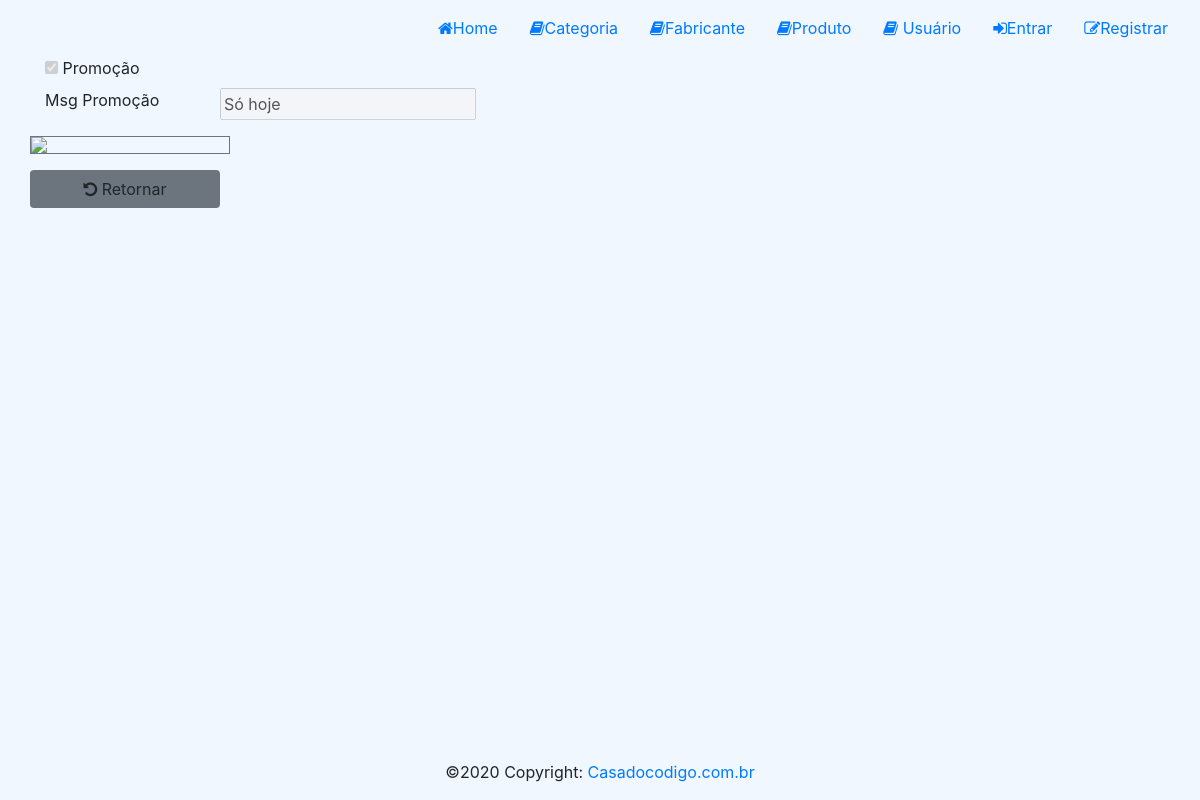
The app's page /produto/details/2, older data.
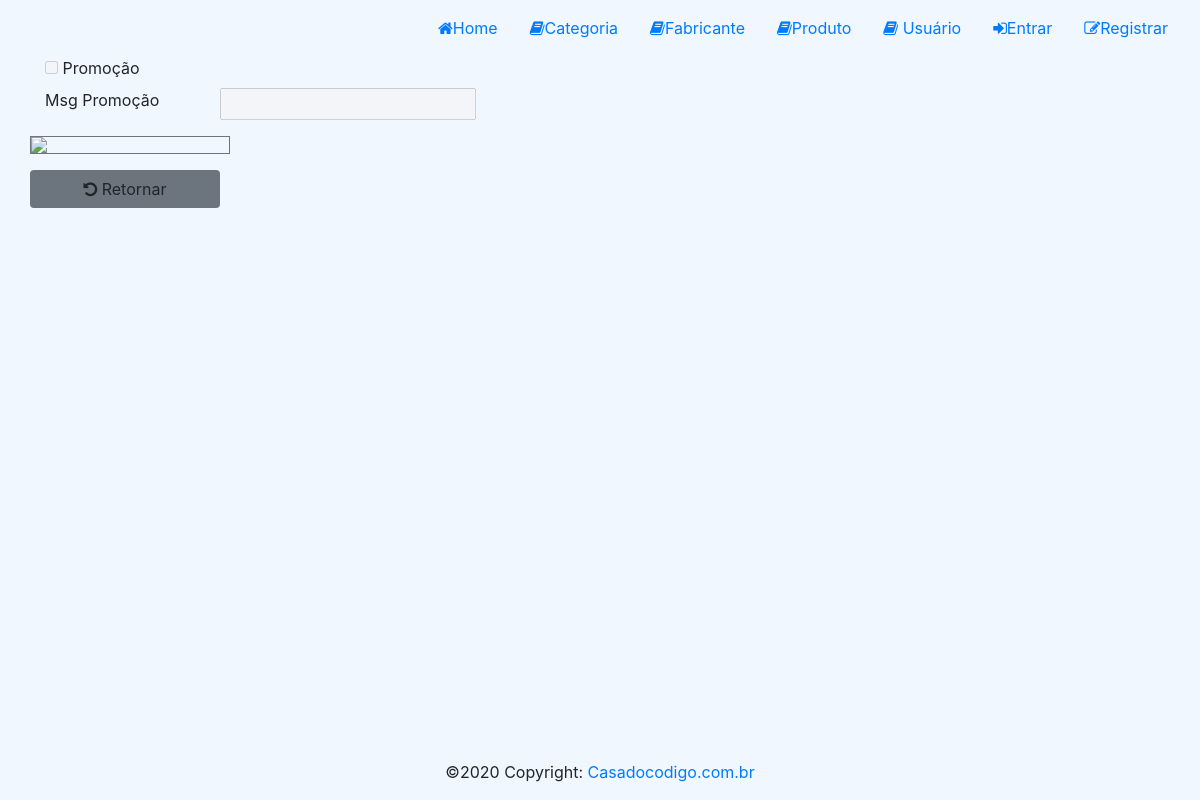
The same page, newer data.
### loja/models/Produto.py (models this page shows)
class Produto(models.Model):
    Produto = models.CharField(null=False, max_length=100)
    destaque = models.BooleanField(default=True)
    promocao = models.BooleanField(default=True)
    msgPromocao = models.CharField(null=True, max_length=100, blank=True)
    preco = models.DecimalField(max_digits=8, decimal_places=2)
    categoria = models.ForeignKey(Categoria, null=True, related_name='categoria', on_delete=models.SET_NULL)
    fabricante = models.ForeignKey(Fabricante, null=True, related_name='fabricante', on_delete=models.SET_NULL)
    criado_em = models.DateTimeField(auto_now_add=True)
    alterado_em = models.DateTimeField(auto_now=True)
    image = models.ImageField(null=True, blank=True)
    def __str__(self):
        return '{}'.format(self.Produto)

### loja/views/ProdutoView.py (the view)
def details_produto_view(request, id=None):
  produtos = Produto.objects.all()
  if id is not None:
    produtos = produtos.filter(id=id)
  produto = produtos.first()
  print(produto)
  context = {'produto': produto}
  return render(request, template_name='produto/produto-details.html', context=context, status=200)

### loja/Templates/produto/produto-details.html (shortened to what this page needs)
{% extends "base.html" %}
{% load static %}
{% block styles %}
    <link rel="stylesheet" href="{% static 'css/home.css' %}">
{% endblock %}
{% block content %}
<div id="content">
    <div class="container">
            <div class="row">
                <div class="col-md-2">
                    {% if produto.promocao %}
                    <input type="checkbox" checked name="promocao" disabled>
                    {% else %}
                    <input type="checkbox" name="promocao" disabled>
                    {% endif %}
                    <label for="promocao">Promoção</label>
                </div>
            </div>
            <div class="row">
                <label for="msgPromocao" class="col-md-2">Msg Promoção</label>
                <input value="{{produto.msgPromocao}}" name="msgPromocao" disabled>
            </div>
            <div class="row mt-3">
            <img class="border border-secondary" width="200px" src="/media/{{produto.image}}"/>
            </div>
                <div class="row">
                <a class="btn bg-secondary col-md-2 mt-3"><i class="fa fa-rotate-left"></i> Retornar</a>
            </div>
    </div>
</div>
{% endblock %}

Row changes from the older to the newer data that the page shows:
removed Produto: msgPromocao "Só hoje"
Text that changed along with them:
form field promocao: (not shown) → "☐"
form field promocao: "☑" → (not shown)
